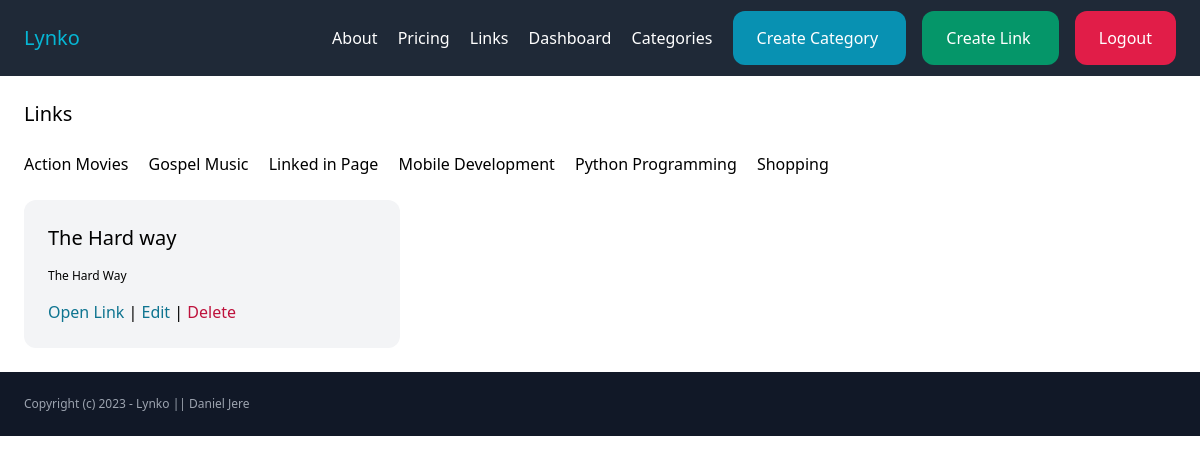
Screenshot of /links/?category=10 (signed in) with the database file from the repository.
### link/models.py (models this page shows, shortened)
class Category(models.Model):
    name = models.CharField(max_length=255)
    created_by = models.ForeignKey(User, related_name='categories', on_delete=models.CASCADE)
    created_at = models.DateTimeField(auto_now_add=True)
    class Meta:
        ordering = ('name',)

class Link(models.Model):
    category = models.ForeignKey(Category, related_name='links', on_delete=models.CASCADE)
    name = models.CharField(max_length=255)
    description = models.TextField(blank=True, null=True)
    url = models.CharField(max_length=255)
    created_by = models.ForeignKey(User, related_name='links', on_delete=models.CASCADE)
    created_at = models.DateTimeField(auto_now_add=True)
    class Meta:
        ordering = ('-created_at',)

### link/views.py (the view)
# urls.py: path('', views.links, name='links'),
@login_required
def links(request):
	category = request.GET.get('category', '')
	links = Link.objects.filter(created_by=request.user)
	if category:
		links = links.filter(category_id=category)
	return render(request, 'link/links.html', {
           'links': links,
           'category': category,
		})

### link/templates/link/links.html (shortened to what this page needs)
{% extends 'core/base.html' %}
 {% block content %}
    <h1 class="mb-6 text-xl">Links  </h1>
    <div class="mb-6 space-x-4 space-y-4">
         {% for category in request.user.categories.all %}
          <a href="{% url 'links:links' %}?category={{ category.id}}">{{ category.name }} </a>
         {% endfor %}
    </div>
    <div class="grid grid-cols-3 gap-3 ">
      {% for link in links %}
          <div class="bg-gray-100 p-6 rounded-xl">
              <h2 class="mb-4 text-xl">{{link.name}} </h2>
              {% if link.description %}
                  <p class="mb-4 text-xs">{{link.description}}     </p>
               {% endif %}
              <a href="{{link.url}}" class="text-cyan-700" target="_blank">   Open Link </a>
              |
              <a href="{% url 'links:edit_link' link.id %}" class="text-cyan-700">Edit</a>
              |
              <a href="{% url 'links:delete_link' link.id %}" class="text-rose-700">Delete</a>
          </div>
        {% empty %}
          <div class="bg-rose-200 p-6 rounded-xl">You don't have any links for this filter...</div>
        </div>
         {% endfor %}
     </div>
 {% endblock %}

### rows the page displays
Category: name "Action Movies"
Category: name "Gospel Music"
Category: name "Linked in Page"
Category: name "Mobile Development"
Category: name "Python Programming"
Category: name "Shopping"
Link: name "The Hard way", description "The Hard Way"
